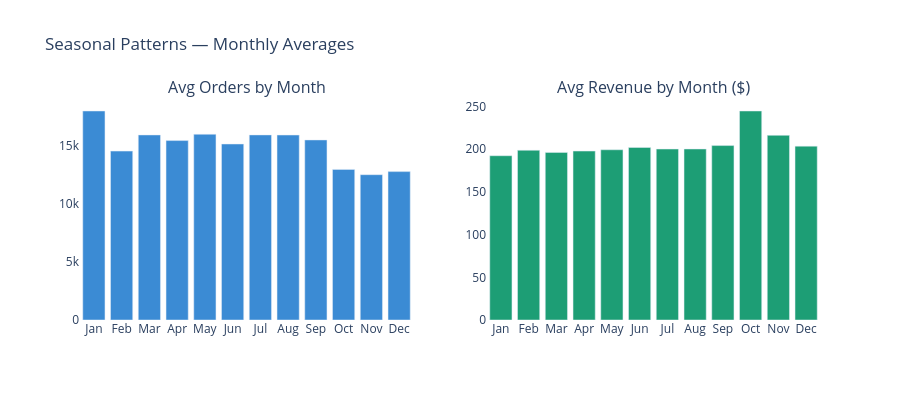

Notebook source saved alongside this figure:
### Code cell
# ── Chart 3: Seasonality analysis ─────────────────────────────
df['Order_Month_Name'] = df['Order Date'].dt.strftime('%b')
month_order = ['Jan','Feb','Mar','Apr','May','Jun',
               'Jul','Aug','Sep','Oct','Nov','Dec']

monthly_avg = df.groupby(df['Order Date'].dt.month).agg(
    Avg_Orders  = ('Revenue', 'count'),
    Avg_Revenue = ('Revenue', 'mean')
).reset_index()
monthly_avg.columns = ['Month_Num', 'Avg_Orders', 'Avg_Revenue']
monthly_avg['Month'] = [month_order[i-1] for i in monthly_avg['Month_Num']]

fig = make_subplots(rows=1, cols=2,
    subplot_titles=('Avg Orders by Month', 'Avg Revenue by Month ($)'))

fig.add_trace(go.Bar(
    x=monthly_avg['Month'], y=monthly_avg['Avg_Orders'],
    marker_color='#3B8BD4', name='Avg Orders'
), row=1, col=1)

fig.add_trace(go.Bar(
    x=monthly_avg['Month'], y=monthly_avg['Avg_Revenue'],
    marker_color='#1D9E75', name='Avg Revenue'
), row=1, col=2)

fig.update_layout(
    title='Seasonal Patterns — Monthly Averages',
    plot_bgcolor='white', height=400, showlegend=False
)
fig.write_html('../outputs/forecast_seasonality.html')
fig.show()
print('Chart 3 saved ✓')

### Figure 1 — Plotly figure (JSON) as saved in the notebook; plotly's stock layout.template omitted (floating-point values rounded to 4 significant figures)
{"data": [{"marker": {"color": "#3B8BD4"}, "name": "Avg Orders", "type": "bar", "x": ["Jan", "Feb", "Mar", "Apr", "May", "Jun", "Jul", "Aug", "Sep", "Oct", "Nov", "Dec"], "xaxis": "x", "y": [17979, 14529, 15919, 15435, 15976, 15139, 15922, 15912, 15489, 12955, 12500, 12764], "yaxis": "y"}, {"marker": {"color": "#1D9E75"}, "name": "Avg Revenue", "type": "bar", "x": ["Jan", "Feb", "Mar", "Apr", "May", "Jun", "Jul", "Aug", "Sep", "Oct", "Nov", "Dec"], "xaxis": "x2", "y": [192.4, 198.8, 196.3, 197.9, 199.4, 202.1, 200.2, 200.3, 204.3, 244.8, 216.3, 203.6], "yaxis": "y2"}], "layout": {"annotations": [{"font": {"size": 16}, "showarrow": false, "text": "Avg Orders by Month", "x": 0.225, "xanchor": "center", "xref": "paper", "y": 1, "yanchor": "bottom", "yref": "paper"}, {"font": {"size": 16}, "showarrow": false, "text": "Avg Revenue by Month ($)", "x": 0.775, "xanchor": "center", "xref": "paper", "y": 1, "yanchor": "bottom", "yref": "paper"}], "height": 400, "plot_bgcolor": "white", "showlegend": false, "title": {"text": "Seasonal Patterns — Monthly Averages"}, "xaxis": {"anchor": "y", "domain": [0, 0.45]}, "xaxis2": {"anchor": "y2", "domain": [0.55, 1]}, "yaxis": {"anchor": "x", "domain": [0, 1]}, "yaxis2": {"anchor": "x2", "domain": [0, 1]}}}
